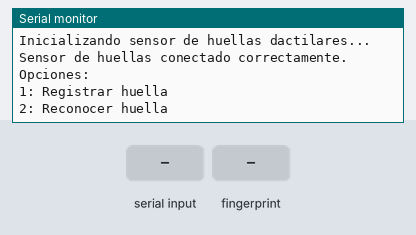
Bench run of a sketch on a simulated ESP32. On the bench: the last lines printed to the serial monitor. The test bench sets the inputs (shaded band).

Above: at 2.2 s.
2.3 s: "1" received over Serial
At 3.7 s:
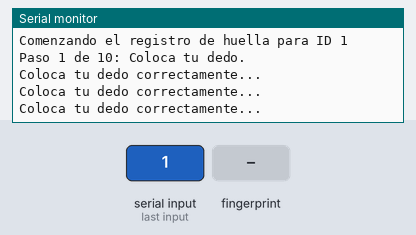
3.8 s: finger stored as number 1 placed on the sensor
At 5.7 s:
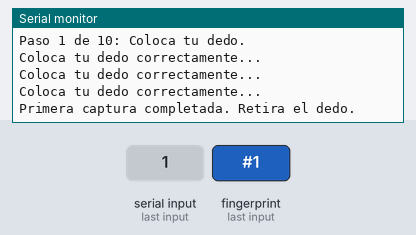
6.8 s: finger stored as number 1 placed on the sensor
At 7.4 s:
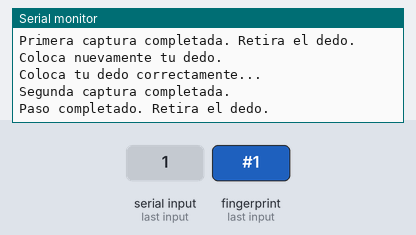

The sketch:

R307S_Huella_Digital.ino
```cpp
#include <Adafruit_Fingerprint.h>
#include <HardwareSerial.h>

// Configuración del UART2 del ESP32
HardwareSerial mySerial(2); // UART2
Adafruit_Fingerprint finger(&mySerial);

void setup() {
  Serial.begin(115200);
  while (!Serial);
  Serial.println("Inicializando sensor de huellas dactilares...");

  mySerial.begin(57600, SERIAL_8N1, 16, 17); // Baudrate: 57600, RX: GPIO16, TX: GPIO17
  finger.begin(57600);

  if (finger.verifyPassword()) {
    Serial.println("Sensor de huellas conectado correctamente.");
  } else {
    Serial.println("Error al conectar con el sensor. Verifique las conexiones.");
    while (1); // Detiene el programa si no se conecta
  }

  Serial.println("\nOpciones:");
  Serial.println("1: Registrar huella");
  Serial.println("2: Reconocer huella");
}

void loop() {
  if (Serial.available()) {
    char option = Serial.read();
    if (option == '1') {
      Serial.println("Opción seleccionada: Registrar huella.");
      registerFingerprint(1); // Registrar huella con ID 1
    } else if (option == '2') {
      Serial.println("Opción seleccionada: Reconocer huella.");
      recognizeFingerprint(); // Reconocer huella
    } else {
      Serial.println("Opción no válida. Introduzca '1' o '2'.");
    }
  }
}

// Función para registrar una huella en 10 pasos con dos capturas por paso
void registerFingerprint(int id) {
  Serial.print("Comenzando el registro de huella para ID ");
  Serial.println(id);

  for (int step = 1; step <= 10; step++) {
    Serial.print("Paso ");
    Serial.print(step);
    Serial.println(" de 10: Coloca tu dedo.");

    // Captura 1
    while (finger.getImage() != FINGERPRINT_OK) {
      Serial.println("Coloca tu dedo correctamente...");
      delay(500);
    }
    if (finger.image2Tz(1) != FINGERPRINT_OK) {
      Serial.println("Error al procesar la primera captura. Inténtalo de nuevo.");
      step--; // Reintenta este paso
      continue;
    }
    Serial.println("Primera captura completada. Retira el dedo.");

    delay(2000); // Espera para levantar el dedo

    // Captura 2
    Serial.println("Coloca nuevamente tu dedo.");
    while (finger.getImage() != FINGERPRINT_OK) {
      Serial.println("Coloca tu dedo correctamente...");
      delay(500);
    }
    if (finger.image2Tz(2) != FINGERPRINT_OK) {
      Serial.println("Error al procesar la segunda captura. Inténtalo de nuevo.");
      step--; // Reintenta este paso
      continue;
    }
    Serial.println("Segunda captura completada.");

    // Crear el modelo
    if (finger.createModel() != FINGERPRINT_OK) {
      Serial.println("Error al combinar las capturas. Inténtalo de nuevo.");
      step--; // Reintenta este paso
      continue;
    }
    Serial.println("Paso completado. Retira el dedo.");
    delay(2000); // Pausa para levantar el dedo
  }

  // Guardar el modelo en la memoria
  if (finger.storeModel(id) == FINGERPRINT_OK) {
    Serial.println("Huella registrada exitosamente.");
  } else {
    Serial.println("Error al guardar la huella. Inténtalo de nuevo.");
  }
}

// Función para reconocer una huella
void recognizeFingerprint() {
  Serial.println("Coloca tu dedo para reconocimiento...");

  while (finger.getImage() != FINGERPRINT_OK) {
    Serial.println("Coloca tu dedo correctamente...");
    delay(500);
  }

  if (finger.image2Tz() != FINGERPRINT_OK) {
    Serial.println("No se pudo convertir la imagen.");
    return;
  }

  int id = finger.fingerFastSearch();
  if (id == FINGERPRINT_OK) {
    Serial.print("Huella reconocida con ID ");
    Serial.println(finger.fingerID);
  } else {
    Serial.println("Huella no reconocida.");
  }
}
```

Measured:
- after the input at 2.3 s, the serial monitor: prints a new line at once (image 1)
- after the input at 3.8 s, the serial monitor: prints a new line after 0.45 s (image 2)
- after the input at 6.8 s, the serial monitor: prints a new line after 0.27 s (image 3)
